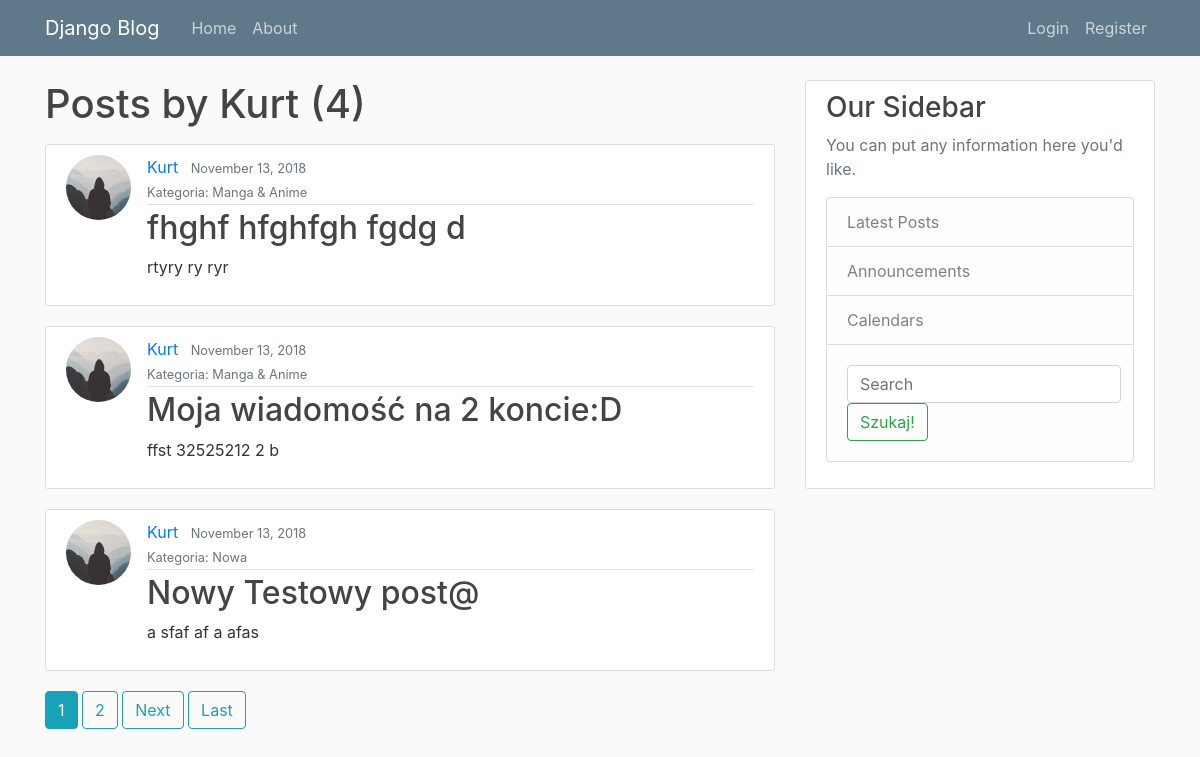
/user/Kurt, run on an earlier commit of the app's database.
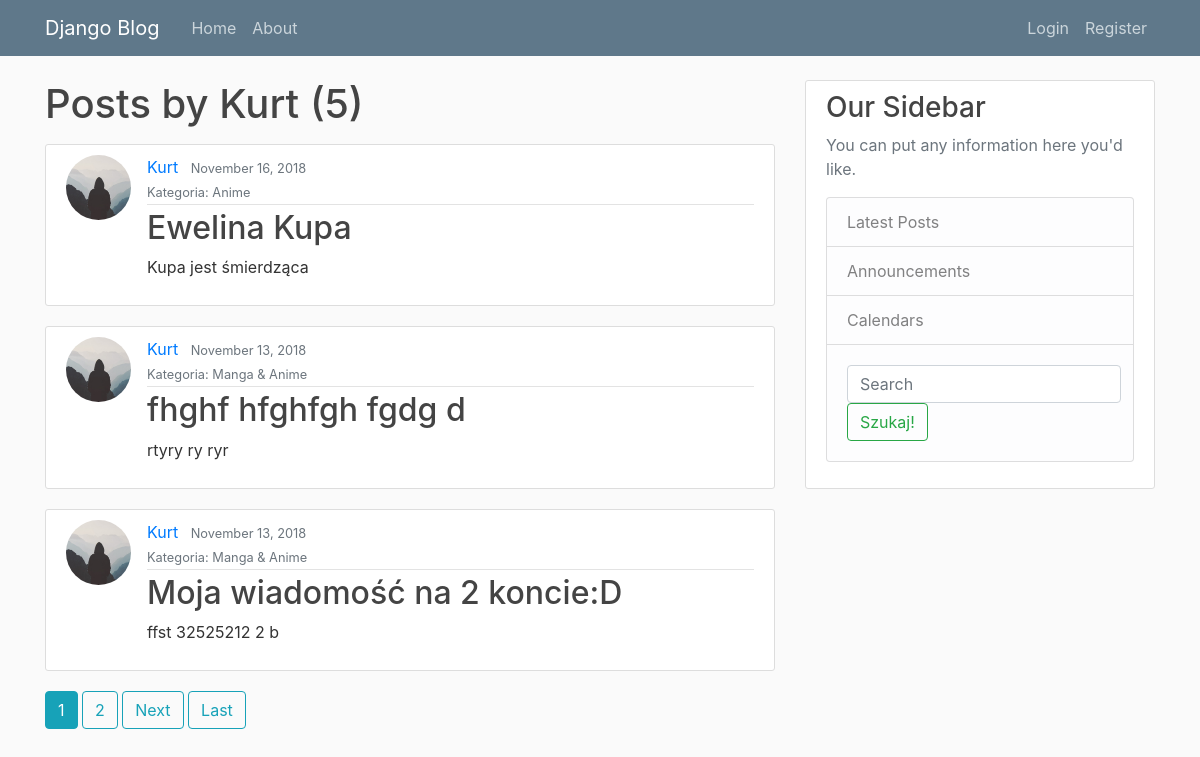
And on a later commit of the database.
### blog/models.py (models this page shows, shortened)
class Post(models.Model):
    title = models.CharField(max_length=100)
    content = models.TextField()
    date_posted = models.DateTimeField(default=timezone.now)
    author = models.ForeignKey(User, on_delete=models.CASCADE)
    post_category = models.ForeignKey('Category', on_delete=models.CASCADE, related_name='post_category_fk', null=True, blank=True)

class Category(models.Model):
    name = models.CharField(max_length=140)
    subcategory = models.ForeignKey('Category', on_delete=models.CASCADE, related_name='subcategory_category_fk', null=True, blank=True)
    slug = models.SlugField(max_length=140, unique=True)
    def __str__(self):
        return self.name

### users/models.py (models this page shows, shortened)
class Profile(models.Model):
    user = models.OneToOneField(User, on_delete=models.CASCADE)
    image = models.ImageField(default='default.jpg', upload_to='profile_pics')

### blog/views.py (the view)
# urls.py: path('user/<str:username>', UserPostListView.as_view(), name='user-posts'),
class UserPostListView(ListView):
    model = Post
    template_name = 'blog/user_posts.html'  # <app>/<model>_<viewtype>.html
    context_object_name = 'posts'
    paginate_by = 3
    def get_queryset(self):
        user = get_object_or_404(User, username=self.kwargs.get('username'))
        return Post.objects.filter(author=user).order_by('-date_posted')

### blog/templates/blog/user_posts.html (shortened to what this page needs)
{% extends "blog/base.html" %}
{% block content %}
    <h1 class="mb-3">Posts by {{ view.kwargs.username }} ({{ page_obj.paginator.count }})</h1>
    {% for post in posts %}
        <article class="media content-section">
          <img class="rounded-circle article-img" src="{{ post.author.profile.image.url }}">
          <div class="media-body">
            <div class="article-metadata">
              <a class="mr-2" href="{% url 'user-posts' post.author.username %}">{{ post.author }}</a>
              <small class="text-muted">{{ post.date_posted|date:"F d, Y" }}</small></br>
              <small class="text-muted">Kategoria: {{  post.post_category }}</small>
            </div>
            <h2><a class="article-title" href="{% url 'post-detail' post.id %}">{{ post.title }}</a></h2>
            <p class="article-content">{{ post.content }}</p>
          </div>
        </article>
    {% endfor %}
    {% if is_paginated %}
      {% for num in page_obj.paginator.page_range %}
        {% if page_obj.number == num %}
          <a class="btn btn-info mb-4" href="?page={{ num }}">{{ num }}</a>
        {% elif num > page_obj.number|add:'-3' and num < page_obj.number|add:'3' %}
          <a class="btn btn-outline-info mb-4" href="?page={{ num }}">{{ num }}</a>
        {% endif %}
      {% endfor %}
      {% if page_obj.has_next %}
        <a class="btn btn-outline-info mb-4" href="?page={{ page_obj.next_page_number }}">Next</a>
        <a class="btn btn-outline-info mb-4" href="?page={{ page_obj.paginator.num_pages }}">Last</a>
      {% endif %}
    {% endif %}
{% endblock content %}

What changed in the data, as far as the page shows it:
no longer on this page (row unchanged): Post: author.profile.image (placeholder picture), author "Kurt", date_posted "November 13, 2018", post_category "Nowa", title "Nowy Testowy post@", content "a sfaf af a afas"
added Post: author.profile.image (placeholder picture), author "Kurt", date_posted "November 16, 2018", post_category "Anime", title "Ewelina Kupa", content "Kupa jest śmierdząca"
Also different on the page:
{{ page_obj.paginator.count }}: "4" → "5"
